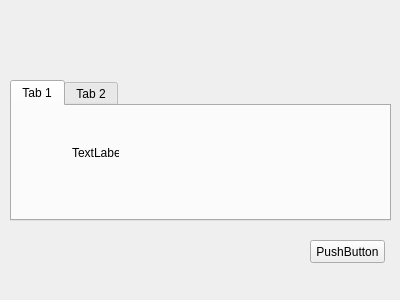
<?xml version="1.0" encoding="UTF-8"?>
<ui version="4.0">
 <class>BookForm</class>
 <widget class="QWidget" name="BookForm">
  <property name="geometry">
   <rect>
    <x>0</x>
    <y>0</y>
    <width>400</width>
    <height>300</height>
   </rect>
  </property>
  <property name="windowTitle">
   <string>Form</string>
  </property>
  <widget class="QPushButton" name="btn_start">
   <property name="geometry">
    <rect>
     <x>310</x>
     <y>240</y>
     <width>75</width>
     <height>23</height>
    </rect>
   </property>
   <property name="text">
    <string>PushButton</string>
   </property>
  </widget>
  <widget class="QTabWidget" name="tabWidget">
   <property name="geometry">
    <rect>
     <x>10</x>
     <y>80</y>
     <width>381</width>
     <height>141</height>
    </rect>
   </property>
   <property name="currentIndex">
    <number>0</number>
   </property>
   <widget class="QWidget" name="tab">
    <attribute name="title">
     <string>Tab 1</string>
    </attribute>
    <widget class="QLabel" name="label">
     <property name="geometry">
      <rect>
       <x>60</x>
       <y>40</y>
       <width>47</width>
       <height>13</height>
      </rect>
     </property>
     <property name="text">
      <string>TextLabel</string>
     </property>
    </widget>
   </widget>
   <widget class="QWidget" name="tab_2">
    <attribute name="title">
     <string>Tab 2</string>
    </attribute>
   </widget>
  </widget>
 </widget>
 <resources/>
 <connections/>
</ui>
